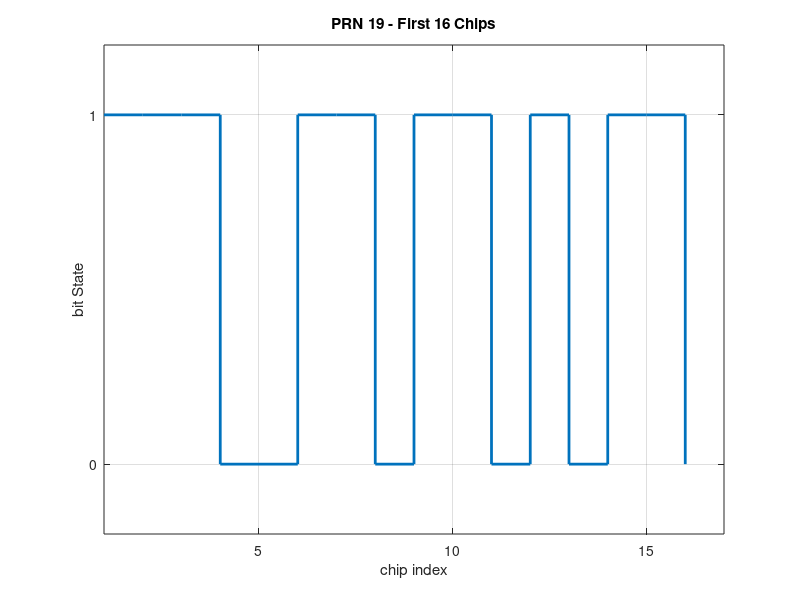

Here is the MATLAB script that generated this plot: (Note: this script raises an error after producing the figure.)
% HOMEWORK #01
% Author:   Justin Pedersen
% Date:     August 31st, 2025

%% PREAMBLE

clear; close all; clc;
fprintf("ASEN 5090 HOMEWORK 01 QUESTION 03A\n")

%% QUESTION 3

%{
GPS Textbook Homework Questionn 2-1
Build a C/A Code Generator for PRN 19
%}

%% INITIALIZE

% PRN bits for 
prn_bit1 = 3;
prn_bit2 = 6;

% initialize both G1 and G2 bit shift registers (bsr) with ones
g1_bsr = ones(1,10);
g2_bsr = ones(1,10);

%% EXECUTE

% initialize C/A code array
code_ca = [];

for i = 1:1023
    % generate XG_i C/A Code
    s1 = g2_bsr(prn_bit1);
    s2 = g2_bsr(prn_bit2);
    G2_i = bitxor(s1,s2);
    
    % save g1 out
    G1 = g1_bsr(10);
    
    % generate new register bits for g1 and g2
    g1_new = bitxor(g1_bsr(3),g1_bsr(10));
    g2_new = bitxor(bitxor(bitxor(bitxor(bitxor(g2_bsr(2),g2_bsr(3)),g2_bsr(6)),g2_bsr(8)),g2_bsr(9)),g2_bsr(10));
    
    % shift the register and add the new bit to the leftmost element
    g1_bsr = [g1_new g1_bsr(1:9)];
    g2_bsr = [g2_new g2_bsr(1:9)];
    
    % update C/A code
    code_ca = [code_ca bitxor(G2_i,G1)];
end

% confirm first 16 chips expressed as hexadecimal is E6D6
first_16 = code_ca(1:16);
binStr = num2str(first_16,'%1d');   % convert to string of '0' and '1'
binStr = binStr(~isspace(binStr));  % remove spaces
hexStrFirst = dec2hex(bin2dec(binStr));  % convert binary string to hex
disp(hexStrFirst)

% isolate last 16 chips
last_16 = code_ca(end-15:end);
binStrLast = num2str(last_16,'%1d');   % convert to string of '0' and '1'
binStrLast = binStrLast(~isspace(binStrLast));  % remove spaces
hexStrLast = dec2hex(bin2dec(binStrLast));  % convert binary string to hex
disp(hexStrLast)

%% PLOT

figure()
stairs(1:length(first_16), first_16, 'LineWidth', 2)
grid on
xlim([1 17])
ylim([-0.2 1.2])
yticks([0 1])
xlabel('chip index')
ylabel('bit State')
title('PRN 19 - First 16 Chips')
subtitle(['Hexadecimal:' ' ' hexStrFirst])

figure()
stairs(length(code_ca)-15:length(code_ca), last_16, 'LineWidth', 2)
grid on
xlim([length(code_ca)-15 length(code_ca)+1])
ylim([-0.2 1.2])
yticks([0 1])
xlabel('chip index')
ylabel('bit State')
title('PRN 19 - Last 16 Chips')
subtitle(['Hexadecimal:' ' ' hexStrLast])

